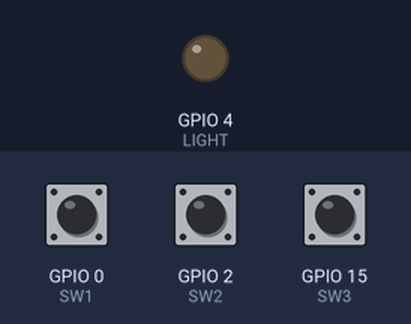
Bench run of a sketch on a simulated ESP32. Shown: output pins drawn as LEDs (lit = HIGH). Inputs (shaded band) come from the test bench; at power-on: GPIO 0 (SW1) HIGH, GPIO 2 (SW2) HIGH, GPIO 15 (SW3) HIGH. WiFi joins after 1.5 s; servers stay silent unless stated; no MQTT or app messages arrive unless stated; what the sketch prints to the serial monitor is not drawn.

Above: at 0.1 s.
At 2.8 s:
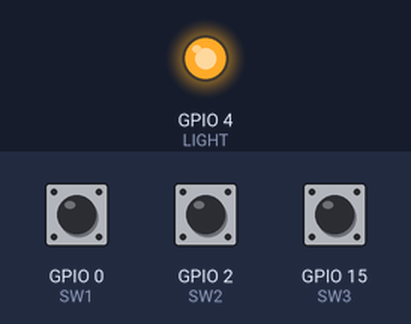
2.9 s: GPIO 0 (SW1) pulled LOW for 0.15 s
Timing chart, 0 to 5.9 s (numbered marks = the images above; inputs shaded):
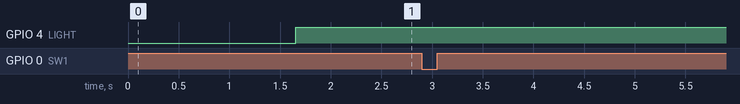

Measured:
- after the input at 2.9 s, every drawn part: stays the same

The sketch:

janus_remote.ino
```cpp
#include <WiFi.h>
#include <PubSubClient.h>

const char *ssid =  "Echelon-IV";   // name of your WiFi network
const char *password =  "goteamventure"; // password of the WiFi network

const byte SW1 = 0;           // Button 1
const byte SW2 = 2;           // Button 2
const byte SW3 = 15;           // Button 3
const byte LIGHT = 4;
int prev_sw1 = 1;
int prev_sw2 = 1;
int prev_sw3 = 1;
const char *ID = "bot_remote";  // Name of our device, must be unique
const char *TOPIC = "remote/command";  // Topic to subcribe to

// IPAddress broker(192,168,1,101); // IP address of your MQTT broker eg. 192.168.1.50
const char* broker = "192.168.1.101";
WiFiClient wclient;

PubSubClient client(wclient); // Setup MQTT client
const char *command_str = "0";

// Connect to WiFi network
void setup_wifi() {
  Serial.print("\nConnecting to ");
  Serial.println(ssid);

  WiFi.begin(ssid, password); // Connect to network

  while (WiFi.status() != WL_CONNECTED) { // Wait for connection
    delay(500);
    Serial.print(".");
  }

  Serial.println();
  Serial.println("WiFi connected");
  Serial.print("IP address: ");
  Serial.println(WiFi.localIP());
}

// Reconnect to client
void reconnect() {
  // Loop until we're reconnected
  while (!client.connected()) {
    Serial.print("Attempting MQTT connection...");
    // Attempt to connect
    if (client.connect(ID)) {
      Serial.println("connected");
      Serial.print("Publishing to: ");
      Serial.println(TOPIC);
      Serial.println('\n');
      digitalWrite(LIGHT, 1);

    } else {
      Serial.println(" try again in 5 seconds");
      // Wait 5 seconds before retrying
      delay(5000);
    }
  }
}

void setup() {
  Serial.begin(115200); // Start serial communication at 115200 baud
  pinMode(SW1,INPUT_PULLUP);  // Configure SWITCH_Pin as an input pull-up resistor (active low)
  pinMode(SW2,INPUT_PULLUP);  // Configure SWITCH_Pin as an input pull-up resistor (active low)
  pinMode(SW3,INPUT_PULLUP);  // Configure SWITCH_Pin as an input pull-up resistor (active low)
  pinMode(LIGHT,OUTPUT);  // Configure connection light
  digitalWrite(LIGHT, 0);
  delay(100);
  setup_wifi(); // Connect to network
  client.setServer(broker, 1883);
}

void loop() {
  if (!client.connected())  // Reconnect if connection is lost
  {
    digitalWrite(LIGHT, 0);
    reconnect();
  }
  client.loop();


  // if the switch is being pressed

  if((digitalRead(SW1) == 0) & (prev_sw1 == 1))
  {
    command_str = "Button 1";
    client.publish(TOPIC, command_str);
    Serial.println(command_str);
  } else if((digitalRead(SW2) == 0) & (prev_sw2 == 1))
  {
    command_str = "Button 2";
    client.publish(TOPIC, command_str);
    Serial.println(command_str);
  } else if((digitalRead(SW3) == 0) & (prev_sw3 == 1))
  {
    command_str = "Button 3";
    client.publish(TOPIC, command_str);
    Serial.println(command_str);
  }

  prev_sw1 = digitalRead(SW1);
  prev_sw2 = digitalRead(SW2);
  prev_sw3 = digitalRead(SW3);


}
```
